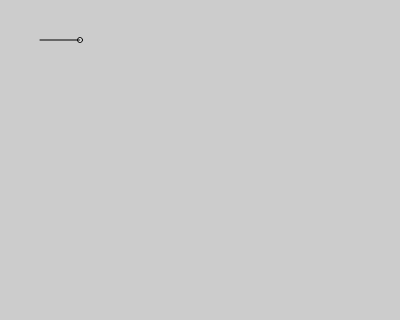
Frame 1 (no input)
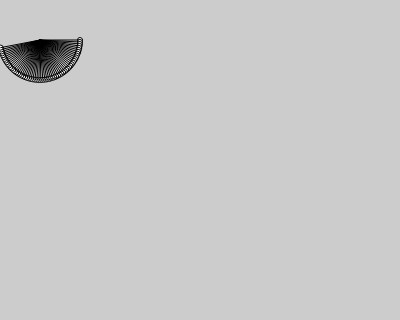
Frame 60 (no input)
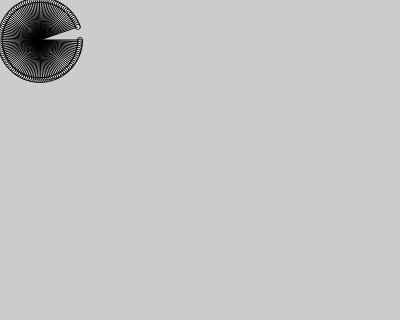
Frame 120 (the mouse pressed at the canvas centre since frame 60)

The p5.js sketch that drew these frames (run headless with seeded random() and noise() and a simulated clock; from frame 60 on, the mouse is pressed at the canvas centre):

// p5.js sketch
// ── sketch.js
let angle = 0.0;
let rsize = 40;
let offsetX = rsize;
let offsetY = rsize;
let rad = 20*2;
let speed = 0.05;
let cir_len = 5;

function setup() {
  // createCanvas(windowWidth, windowHeight);
  createCanvas(400, 320);
  background(204);
  angleEnd = TWO_PI;
}

function draw() {
  let x = offsetX + cos(angle) * rad;
  let y = offsetY + sin(angle) * rad;
  ellipse( x, y, cir_len, cir_len);
  line(offsetX, offsetY, x, y)
  angle += speed;
  if (angle > TWO_PI) {
    offsetX += rsize*2;
    angle = 0;
    if (offsetX > width) {
      offsetX = rsize;
      offsetY += rsize*2;
      if (offsetY > height) {
        offsetY = rsize;
      }
    }
  }
}

// https://editor.p5js.org/jht1493/sketches/xZGAWtzf_
// circles black pie

// https://editor.p5js.org/jht1493/sketches/jAvVW37Mm
// circles in the mix

// https://editor.p5js.org/jht1493/sketches/0IZtaK_fH
// Ex_08_14 Circular Motion

// https://github.com/lmccart/gswp5.js-code/blob/master/08_Motion/Ex_08_14.js
